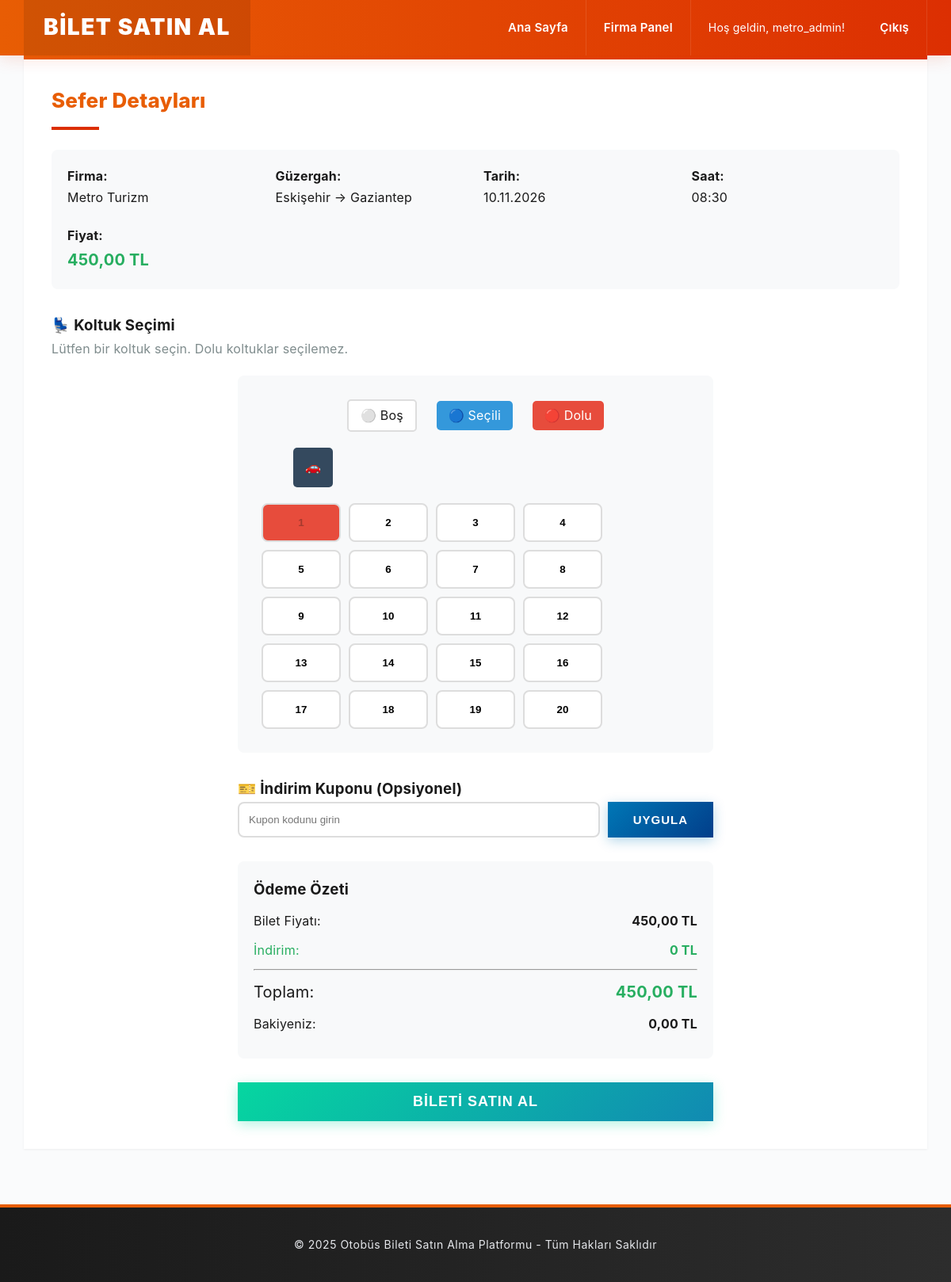
Screenshot of /trip-details.php?id=4 (signed in) with the database file from the repository.
### tables this page shows
CREATE TABLE trips (
            id INTEGER PRIMARY KEY AUTOINCREMENT,
            company_id INTEGER NOT NULL,
            from_city TEXT NOT NULL,
            to_city TEXT NOT NULL,
            departure_date DATE NOT NULL,
            departure_time TIME NOT NULL,
            price REAL NOT NULL,
            total_seats INTEGER DEFAULT 20,
            available_seats INTEGER DEFAULT 20,
            created_at DATETIME DEFAULT CURRENT_TIMESTAMP,
            FOREIGN KEY (company_id) REFERENCES companies(id) ON DELETE CASCADE
        );

CREATE TABLE companies (
            id INTEGER PRIMARY KEY AUTOINCREMENT,
            name TEXT NOT NULL,
            created_at DATETIME DEFAULT CURRENT_TIMESTAMP
        );

CREATE TABLE users (
            id INTEGER PRIMARY KEY AUTOINCREMENT,
            username TEXT NOT NULL UNIQUE,
            email TEXT NOT NULL UNIQUE,
            password TEXT NOT NULL,
            full_name TEXT,
            role TEXT DEFAULT 'user',
            balance REAL DEFAULT 0,
            company_id INTEGER DEFAULT NULL,
            created_at DATETIME DEFAULT CURRENT_TIMESTAMP,
            FOREIGN KEY (company_id) REFERENCES companies(id) ON DELETE SET NULL
        );

### includes/functions.php (called while the page is built, shortened)
<?php
function get_user_info($db, $user_id) {
    $stmt = $db->prepare("SELECT * FROM users WHERE id = ?");
    $stmt->execute([$user_id]);
    return $stmt->fetch(PDO::FETCH_ASSOC);
}
function format_date($date) {
    return date('d.m.Y', strtotime($date));
}
function format_time($time) {
    return date('H:i', strtotime($time));
}
function format_money($amount) {
    return number_format($amount, 2, ',', '.') . ' TL';
}
function clean_output($text) {
    return htmlspecialchars($text, ENT_QUOTES, 'UTF-8');
}
?>

### trip-details.php (the view, shortened to what this page needs)
<?php
require_once 'config/database.php';
require_once 'includes/functions.php';
$trip_id = $_GET['id'] ?? 0;
$stmt = $db->prepare("
    SELECT trips.*, companies.name as company_name
    FROM trips
    INNER JOIN companies ON trips.company_id = companies.id
    WHERE trips.id = ?
");
$stmt->execute([$trip_id]);
$trip = $stmt->fetch();
$stmt = $db->prepare("SELECT seat_number FROM tickets WHERE trip_id = ? AND status = 'active'");
$stmt->execute([$trip_id]);
$occupied_seats = $stmt->fetchAll(PDO::FETCH_COLUMN);
$user = get_user_info($db, $_SESSION['user_id']);
require_once 'includes/header.php';
?>
<div class="card">
    <h2> Sefer Detayları</h2>
    <div style="background: #f8f9fa; padding: 20px; border-radius: 8px; margin-bottom: 20px;">
        <div style="display: grid; grid-template-columns: repeat(auto-fit, minmax(200px, 1fr)); gap: 20px;">
            <div>
                <strong>Firma:</strong><br>
                <?php echo clean_output($trip['company_name']); ?>
            </div>
            <div>
                <strong>Güzergah:</strong><br>
                <?php echo clean_output($trip['from_city']); ?> → <?php echo clean_output($trip['to_city']); ?>
            </div>
            <div>
                <strong>Tarih:</strong><br>
                <?php echo format_date($trip['departure_date']); ?>
            </div>
            <div>
                <strong>Saat:</strong><br>
                <?php echo format_time($trip['departure_time']); ?>
            </div>
            <div>
                <strong>Fiyat:</strong><br>
                <span style="font-size: 20px; color: #27ae60; font-weight: bold;">
                    <?php echo format_money($trip['price']); ?>
                </span>
            </div>
        </div>
    </div>
    <?php if ($trip['available_seats'] == 0): ?>
        <div class="alert alert-error">
             Bu sefer için boş koltuk kalmamıştır!
        </div>
        <a href="index.php" class="btn btn-primary">Başka Sefer Ara</a>
    <?php else: ?>
        <h3 style="margin-top: 30px;">💺 Koltuk Seçimi</h3>
        <p style="color: #7f8c8d; margin-bottom: 20px;">
            Lütfen bir koltuk seçin. Dolu koltuklar seçilemez.
        </p>
        <form method="POST" action="user/buy-ticket.php" id="seatForm">
            <div style="background: #f8f9fa; padding: 30px; border-radius: 8px; max-width: 600px; margin: 0 auto;">
                <div style="text-align: center; margin-bottom: 20px;">
                    <span style="display: inline-block; padding: 5px 15px; background: #fff; border: 2px solid #ddd; border-radius: 5px; margin: 0 10px;">
                        ⚪ Boş
                    </span>
                    <span style="display: inline-block; padding: 5px 15px; background: #3498db; color: white; border-radius: 5px; margin: 0 10px;">
                        🔵 Seçili
                    </span>
                    <span style="display: inline-block; padding: 5px 15px; background: #e74c3c; color: white; border-radius: 5px; margin: 0 10px;">
                        🔴 Dolu
                    </span>
                </div>
                <div style="text-align: left; margin-bottom: 20px; padding-left: 40px;">
                    <div style="width: 50px; height: 50px; background: #34495e; border-radius: 5px; display: inline-flex; align-items: center; justify-content: center; color: white; font-weight: bold;">
                        🚗
                    </div>
                </div>
                <div style="display: grid; grid-template-columns: repeat(5, 1fr); gap: 10px;">
                    <?php for ($i = 1; $i <= $trip['total_seats']; $i++): ?>
                        <?php
                        $is_occupied = in_array($i, $occupied_seats);
                        $disabled = $is_occupied ? 'disabled' : '';
                        $bg_color = $is_occupied ? '#e74c3c' : '#fff';
                        $cursor = $is_occupied ? 'not-allowed' : 'pointer';
                        ?>
                        <button type="button"
                                class="seat-btn"
                                data-seat="<?php echo $i; ?>"
                                <?php echo $disabled; ?>
                                style="padding: 15px; border: 2px solid #ddd; border-radius: 8px; background: <?php echo $bg_color; ?>; cursor: <?php echo $cursor; ?>; font-weight: bold; transition: all 0.3s;">
                            <?php echo $i; ?>
                        </button>
                        <?php if ($i % 4 == 0): ?>
                            <div style="width: 20px;"></div>
                        <?php endif; ?>
                    <?php endfor; ?>
                </div>
            </div>
            <div style="max-width: 600px; margin: 30px auto;">
                <h3>🎫 İndirim Kuponu (Opsiyonel)</h3>
                <div style="display: flex; gap: 10px;">
                    <input type="text"
                           name="coupon_code"
                           id="couponCode"
                           placeholder="Kupon kodunu girin"
                           style="flex: 1; padding: 12px; border: 2px solid #ddd; border-radius: 8px;">
                    <button type="button"
                            id="applyCoupon"
                            class="btn btn-primary">
                        Uygula
                    </button>
                </div>
            </div>
            <div style="max-width: 600px; margin: 30px auto; background: #f8f9fa; padding: 20px; border-radius: 8px;">
                <h3> Ödeme Özeti</h3>
                <div style="display: flex; justify-content: space-between; margin: 10px 0;">
                    <span>Bilet Fiyatı:</span>
                    <strong id="originalPrice"><?php echo format_money($trip['price']); ?></strong>
                </div>
                <div style="display: flex; justify-content: space-between; margin: 10px 0; color: #27ae60;" id="discountRow" hidden>
                    <span>İndirim:</span>
                    <strong id="discountText">0 TL</strong>
                </div>
                <hr>
                <div style="display: flex; justify-content: space-between; margin: 10px 0; font-size: 20px;">
                    <span>Toplam:</span>
                    <strong style="color: #27ae60;" id="finalPrice"><?php echo format_money($trip['price']); ?></strong>
                </div>
                <div style="display: flex; justify-content: space-between; margin: 10px 0;">
                    <span>Bakiyeniz:</span>
                    <strong><?php echo format_money($user['balance']); ?></strong>
                </div>
            </div>
            <div style="max-width: 600px; margin: 0 auto; text-align: center;">
                <button type="submit" class="btn btn-success" style="width: 100%; font-size: 18px;" id="buyBtn" disabled>
                    Bileti Satın Al
                </button>
            </div>
        </form>
    <?php endif; ?>
</div>
<?php require_once 'includes/footer.php'; ?>

### assets/css/style.css (style rules this page uses)
* { margin: 0; padding: 0; box-sizing: border-box; }
body { font-family: 'Inter', -apple-system, BlinkMacSystemFont, sans-serif; background: #fafbfc; color: #1a1a1a; line-height: 1.7; letter-spacing: 0.2px; }
.card { background: #ffffff; padding: 35px; border: none; box-shadow: 0 1px 3px rgba(0,0,0,0.06); margin-bottom: 30px; transition: all 0.3s ease; position: relative; overflow: hidden; }
.card::before { content: ''; position: absolute; top: 0; left: 0; width: 100%; height: 5px; background: linear-gradient(to right, #e85d04, #dc2f02); }
.card h2 { margin-bottom: 25px; color: #e85d04; border-bottom: none; padding-bottom: 15px; font-size: 26px; font-weight: 800; position: relative; display: inline-block; }
.card h2::after { content: ''; position: absolute; bottom: 0; left: 0; width: 60px; height: 4px; background: #dc2f02; }
.btn { display: inline-block; padding: 14px 32px; border: none; cursor: pointer; text-decoration: none; font-size: 15px; font-weight: 700; transition: all 0.3s ease; text-transform: uppercase; letter-spacing: 1px; position: relative; overflow: hidden; }
.btn::before { content: ''; position: absolute; top: 0; left: -100%; width: 100%; height: 100%; background: rgba(255,255,255,0.2); transition: all 0.4s ease; }
.btn-primary { background: linear-gradient(135deg, #0077b6, #023e8a); color: white; box-shadow: 0 4px 15px rgba(0, 119, 182, 0.3); }
.btn-success { background: linear-gradient(135deg, #06d6a0, #118ab2); color: white; box-shadow: 0 4px 15px rgba(6, 214, 160, 0.3); }
.card { animation: fadeIn 0.5s ease-out; }

### rows the page displays
trips: company.name "Metro Turizm", from_city "Eskişehir", to_city "Gaziantep", departure_date "10.11.2026", departure_time "08:30", price "450,00 TL"
users: balance "0,00 TL"

### other values shown
clean_output($_SESSION['username']) "metro_admin"
